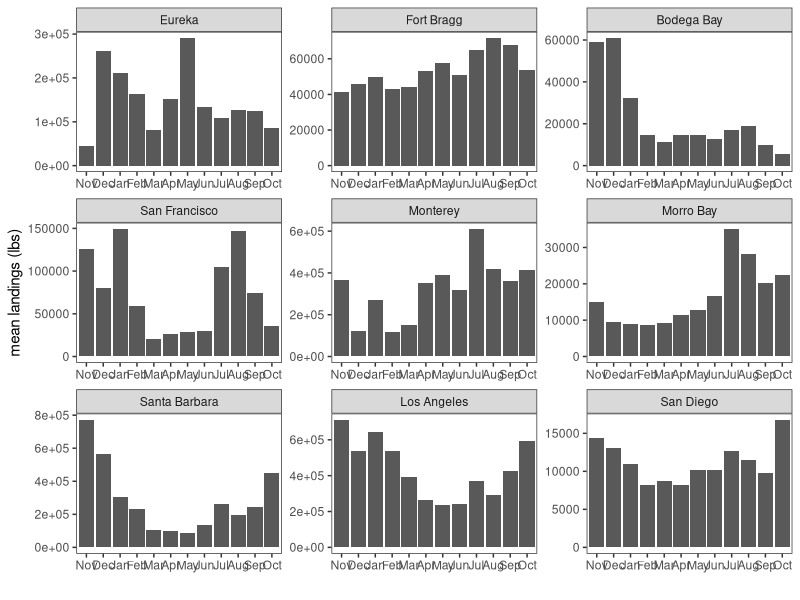
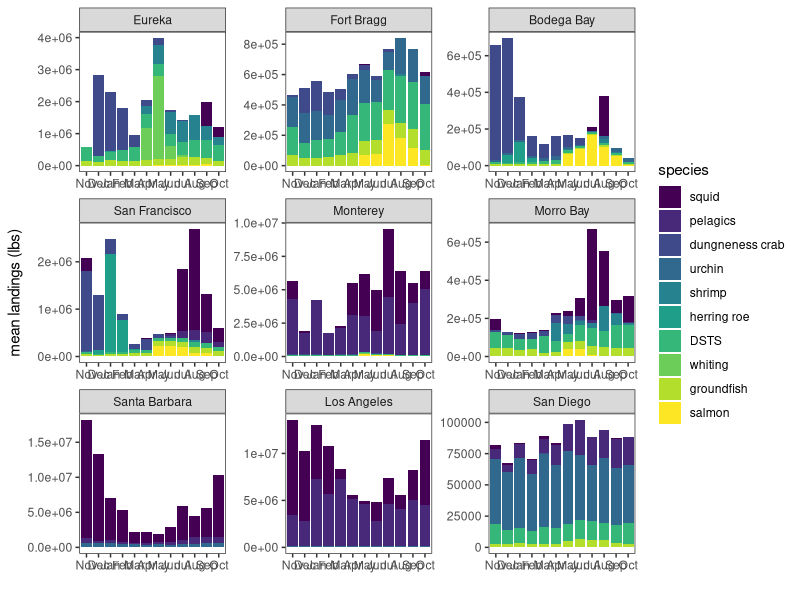
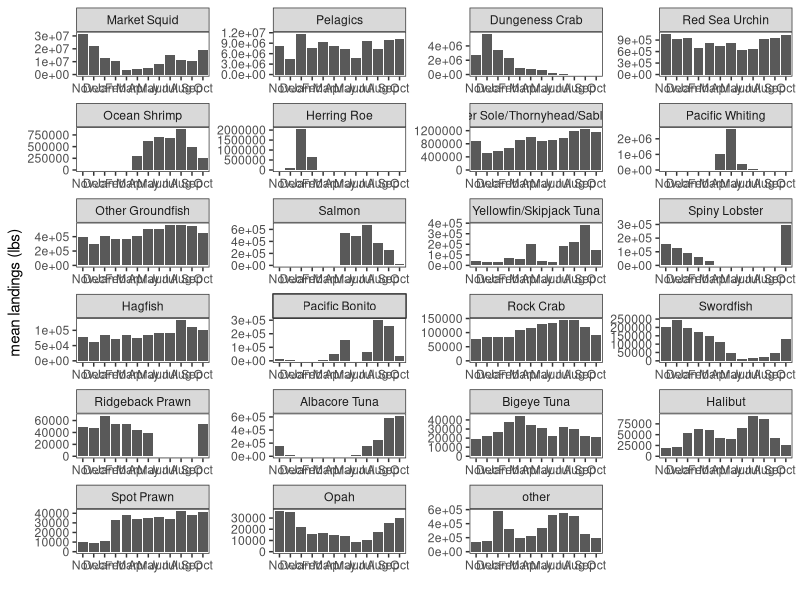

Generate these figures, in order, with R:
# Analysis of the data from the nine areas within California, gathered from the
# California Department of Natural Resources, accessed here: 
# https://wildlife.ca.gov/Fishing/Commercial/Landings

library(stringr)
library(dplyr)
library(reshape2)
library(ggplot2)
library(viridis)

fishyears <- read.csv("Data/DFW areas/fisheries_year_soi.csv")
fishyears$month <- factor(fishyears$month, levels = c("Nov", "Dec", "Jan", 
                                                      "Feb", "Mar", "Apr", 
                                                      "May", "Jun", "Jul",
                                                      "Aug", "Sep", "Oct"))


# Order of areas from North -> South
area_order <- c("Eureka", "Fort Bragg", "Bodega Bay", "San Francisco", 
                "Monterey", "Morro Bay", "Santa Barbara", "Los Angeles",
                "San Diego")

# Abbreviation of months for nice plots
months_abbrev <- c("Jan", "Feb", "Mar", "Apr", "May", "Jun", "Jul", "Aug", 
                   "Sep", "Oct", "Nov", "Dec")

original_foi <- c("Market Squid", "Pelagics", "Dungeness Crab", "Red Sea Urchin",
                  "Ocean Shrimp", "Herring Roe", "Dover Sole_Thornyhead_Sablefish",
                  "Pacific Whiting", "Other Groundfish", "Salmon")
new_foi <- c("squid", "pelagics", "dungneness crab", "urchin", "shrimp", 
             "herring roe", "DSTS", "whiting", "groundfish", "salmon")

# Species of interest ordered by highest landings 
species_order <- c("Market Squid", "Pelagics", "Dungeness Crab",
                   "Red Sea Urchin", "Ocean Shrimp", "Herring Roe", 
                   "Dover Sole_Thornyhead_Sablefish", "Pacific Whiting",
                   "Other Groundfish", "Salmon", "Yellowfin_Skipjack", 
                   "Spiny Lobster", "Hagfish", "Pacific Bonito", "Rock Crab", 
                   "Swordfish", "Ridgeback Prawn", "Albacore Tuna", 
                   "Bigeye Tuna", "Halibut", "Spot Prawn", "Opah", "other")
# Top species of interest ordered by highest landings
top_species_order <- c("Market Squid", "Pelagics", "Dungeness Crab", 
                       "Red Sea Urchin", "Ocean Shrimp", "Herring Roe", 
                       "Dover Sole_Thornyhead_Sablefish", "Pacific Whiting",
                       "Other Groundfish", "Salmon")


# All landings ----------------------------------------------------------------
area_means <- fishyears %>%
  group_by(area, month) %>%
  summarize(landings = mean(landings, na.rm = TRUE))

area_means$area <- factor(area_means$area, levels = area_order)

area_mean_landings <- ggplot(area_means, aes(y = landings, x = month)) +
  geom_bar(stat = "identity") +
  ylab("mean landings (lbs)") + xlab(" ") +
  theme_bw() +
  theme(panel.grid.major = element_blank(), panel.grid.minor = element_blank()) +
  facet_wrap(~area, ncol = 3, scale = "free")

ggsave(filename="Monthly pdf data/Figures/all_landings.pdf", area_mean_landings,
       width=400, height=250, units="mm", dpi=300)


# Find monthly mean for each year for the top species of interest -------------
top_foi <- fishyears %>%
  filter(str_detect(species, "Market Squid|Pelagics|Dover Sole_Thornyhead_Sablefish|Pacific Whiting|Other Groundfish|Dungeness Crab|Red Sea Urchin|Ocean Shrimp|Herring Roe|Salmon"))

top_means <- top_foi %>% 
  group_by(species, area, month) %>%
  summarize(landings = mean(landings, na.rm = TRUE))
top_means$species <- factor(top_means$species, levels = original_foi, labels = new_foi)
top_means$area <- factor(top_means$area, levels = area_order)

# Plot monthly means for stable period
monthly_areas <- ggplot(top_means, aes(y = landings, x = month, fill = species)) +
  geom_bar(position = "stack", stat = "identity") +
  ylab("mean landings (lbs)") + xlab(" ") +
  theme_bw() +
  scale_fill_viridis(discrete = TRUE) +
  theme(panel.grid.major = element_blank(), panel.grid.minor = element_blank()) +
  facet_wrap(~area, ncol = 3, scale = "free")

ggsave(filename="Monthly pdf data/Figures/area_monthly_landings.pdf", monthly_areas,
       width=350, height=220, units="mm", dpi=300)


# Overall monthly trends for species of interest ------------------------------
overall_means <- fishyears %>%
  group_by(species, year, month) %>%
  summarize(landings = sum(landings, na.rm = TRUE)) %>%
  group_by(species, month) %>%
  summarize(landings = mean(landings, na.rm = TRUE))

overall_means$species <- factor(overall_means$species, 
                                levels = c("Market Squid", "Pelagics", "Dungeness Crab",
                                           "Red Sea Urchin", "Ocean Shrimp", "Herring Roe", 
                                           "Dover Sole_Thornyhead_Sablefish", "Pacific Whiting",
                                           "Other Groundfish", "Salmon", "Yellowfin_Skipjack", 
                                           "Spiny Lobster", "Hagfish", "Pacific Bonito", "Rock Crab", 
                                           "Swordfish", "Ridgeback Prawn", "Albacore Tuna", 
                                           "Bigeye Tuna", "Halibut", "Spot Prawn", "Opah", "other"),
                                labels = c("Market Squid", "Pelagics", "Dungeness Crab",
                                           "Red Sea Urchin", "Ocean Shrimp", "Herring Roe", 
                                           "Dover Sole/Thornyhead/Sablefish", "Pacific Whiting",
                                           "Other Groundfish", "Salmon", "Yellowfin/Skipjack Tuna", 
                                           "Spiny Lobster", "Hagfish", "Pacific Bonito", "Rock Crab", 
                                           "Swordfish", "Ridgeback Prawn", "Albacore Tuna", 
                                           "Bigeye Tuna", "Halibut", "Spot Prawn", "Opah", "other"))

monthly_species <- ggplot(overall_means, aes(y = landings, x = month)) +
  geom_bar(position = "stack", stat = "identity") +
  ylab("mean landings (lbs)") + xlab(" ") +
  theme_bw() +
  scale_fill_viridis(discrete = TRUE) +
  theme(panel.grid.major = element_blank(), panel.grid.minor = element_blank()) +
  facet_wrap(~species, ncol = 4, scale = "free")

ggsave(filename="Monthly pdf data/Figures/monthly_species.pdf", monthly_species,
       width=400, height=350, units="mm", dpi=300)
